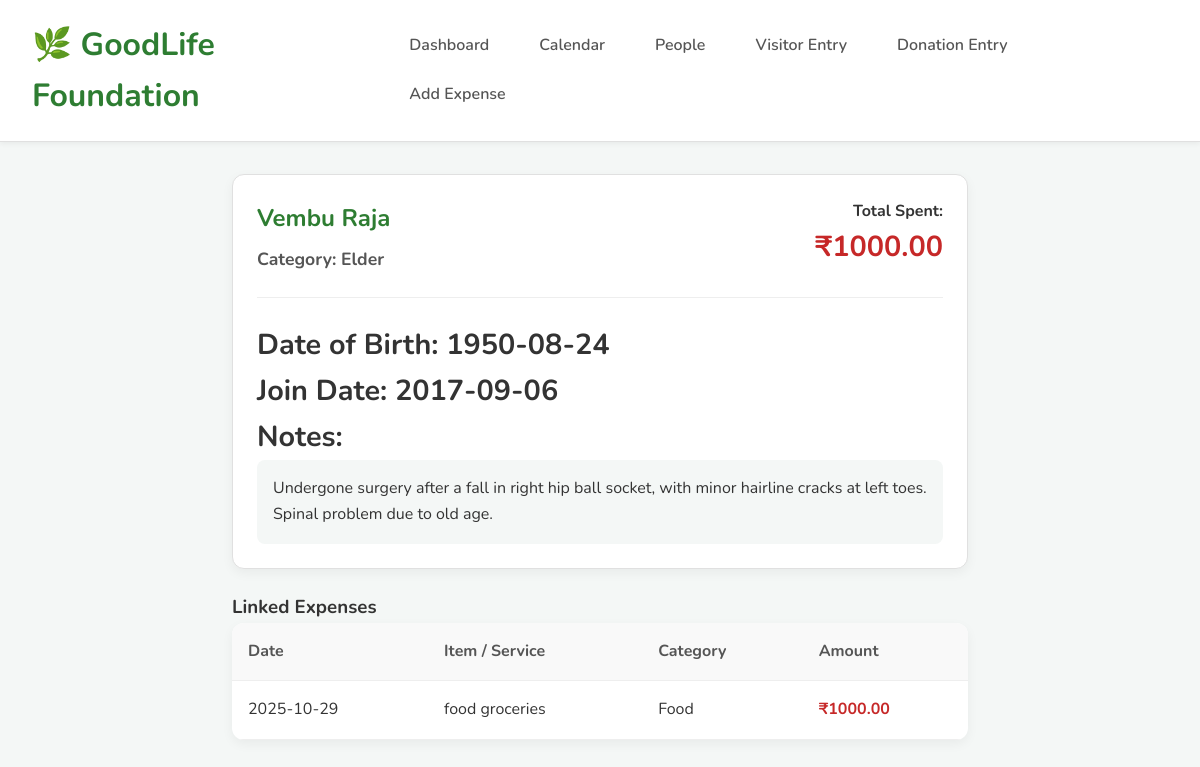
The app's page /person/3 with its own data.
### tables this page shows
CREATE TABLE people (
                id INTEGER PRIMARY KEY AUTOINCREMENT,
                name TEXT NOT NULL,
                dob DATE,
                category TEXT NOT NULL,
                join_date DATE,
                notes TEXT
            );

CREATE TABLE expenses (
                id INTEGER PRIMARY KEY AUTOINCREMENT,
                item_name TEXT, amount REAL, category TEXT,
                details TEXT, expense_date DATE,
                person_id INTEGER, 
                FOREIGN KEY(person_id) REFERENCES people(id)
            );

### goodlife_admin.py (the view)
@app.route('/person/<int:person_id>')
def person_profile(person_id):
    db = get_db()
    person = db.execute("SELECT * FROM people WHERE id = ?", (person_id,)).fetchone()
    if not person:
        flash("Person not found.", "danger")
        return redirect(url_for('people_list'))
    expenses = db.execute('''
        SELECT item_name, amount, category, expense_date
        FROM expenses WHERE person_id = ?
        ORDER BY expense_date DESC
    ''', (person_id,)).fetchall()
    total_spent_row = db.execute("SELECT SUM(amount) as total FROM expenses WHERE person_id = ?", (person_id,)).fetchone()
    total_spent = total_spent_row['total'] or 0
    return render_template('person_profile.html', person=person, expenses=expenses, total_spent=total_spent)

### goodlife_admin.py (called while the page is built)
def get_db():
    if 'db' not in g:
        g.db = sqlite3.connect(DB_NAME)
        g.db.row_factory = sqlite3.Row
    return g.db

### templates/person_profile.html (shortened to what this page needs)
{% extends "base.html" %}
{% block content %}
<div class="finance-card" style="margin-bottom: 1.5rem;">
    <div style="display: flex; justify-content: space-between; align-items: flex-start;">
        <div>
            <h2>{{ person.name }}</h2>
            <p style="font-size: 1.1rem; color: #555; margin-top: -1rem;">
                <strong>Category:</strong> {{ person.category }}
            </p>
        </div>
        <div style="text-align: right;">
            <strong>Total Spent:</strong>
            <p style="font-size: 1.8rem; font-weight: bold;" class="negative">
                ₹{{ "%.2f"|format(total_spent) }}
            </p>
        </div>
    </div>
    <hr style="border: 0; border-top: 1px solid #eee; margin: 1.5rem 0;">
    <p><strong>Date of Birth:</strong> {{ person.dob or 'N/A' }}</p>
    <p><strong>Join Date:</strong> {{ person.join_date or 'N/A' }}</p>
    <p><strong>Notes:</strong></p>
    <pre style="background-color: #f4f7f6; padding: 1rem; border-radius: 8px; font-family: 'Nunito', sans-serif; white-space: pre-wrap;">{{ person.notes or 'No notes.' }}</pre>
</div>
<h3>Linked Expenses</h3>
<table class="expense-table">
    <thead>
        <tr>
            <th>Date</th>
            <th>Item / Service</th>
            <th>Category</th>
            <th>Amount</th>
        </tr>
    </thead>
    <tbody>
        {% for expense in expenses %}
            <tr>
                <td>{{ expense.expense_date }}</td>
                <td>{{ expense.item_name }}</td>
                <td>{{ expense.category }}</td>
                <td>₹{{ "%.2f"|format(expense.amount) }}</td>
            </tr>
        {% else %}
            <tr>
                <td colspan="4" style="text-align: center; padding: 2rem;">No expenses linked to this person.</td>
            </tr>
        {% endfor %}
    </tbody>
</table>
{% endblock %}

### static/styles.css (style rules this page uses)
* { box-sizing: border-box; margin: 0; padding: 0; }
body { font-family: 'Nunito', 'Segoe UI', sans-serif; background-color: #f4f7f6; color: #333; line-height: 1.6; }
h2 { color: #2e7d32; margin-bottom: 1.5rem; text-align: center; font-weight: 700; }
.finance-card { background-color: #ffffff; padding: 1.5rem; border: 1px solid #e0e0e0; border-radius: 12px; box-shadow: 0 4px 12px rgba(0, 0, 0, 0.05); }
.finance-card p { margin: 0; font-size: 1.8rem; font-weight: 700; }
.negative { color: #c62828; }

### templates/person_profile.html (style rules this page uses)
.expense-table { width: 100%; border-collapse: collapse; background: #fff; border-radius: 12px; overflow: hidden; box-shadow: 0 4px 12px rgba(0,0,0,0.05); }
.expense-table th, .expense-table td { padding: 1rem; text-align: left; border-bottom: 1px solid #eee; }
.expense-table th { background-color: #f9f9f9; font-weight: 700; color: #555; }
.expense-table td:last-child { font-weight: 700; color: #c62828; }

### records on screen
people: name "Vembu Raja", category "Elder", dob "1950-08-24", join_date "2017-09-06", notes "Undergone surgery after a fall in right hip ball socket, with minor hairline cracks at left toes. Spinal problem due to old age."
expenses: expense_date "2025-10-29", item_name "food groceries", category "Food", amount "1000.00"

### other values on screen
{{ "%.2f"|format(total_spent) }} "1000.00"
